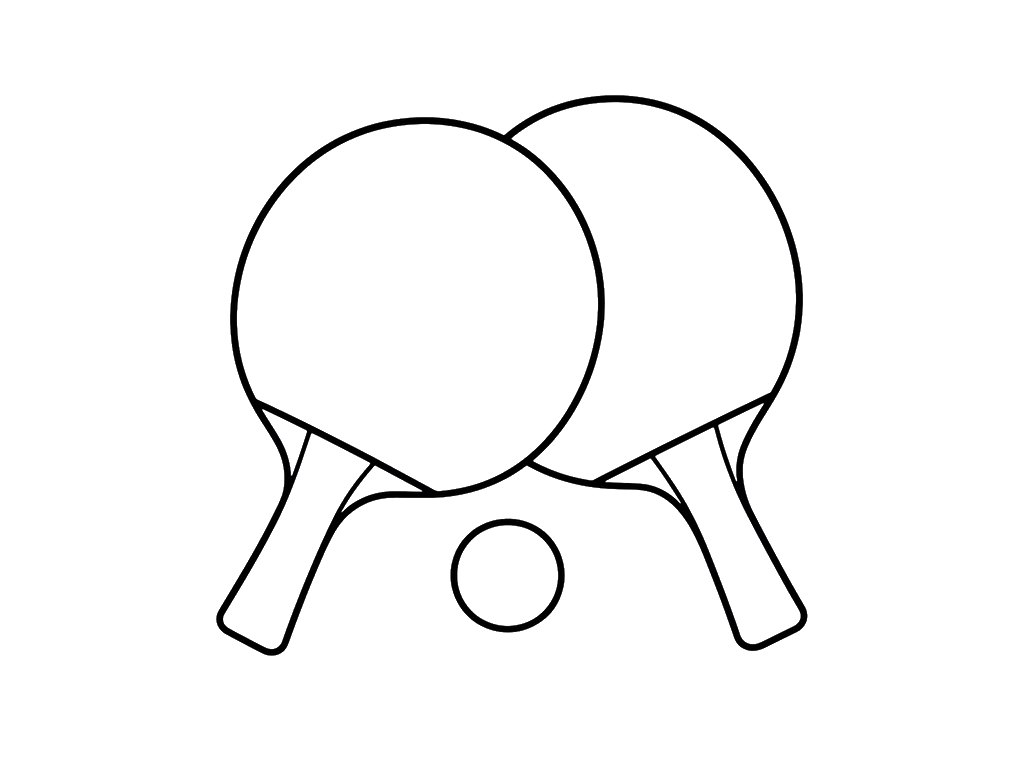
#> input picture upload/palas.png, 1024 x 768 px, found by its file name
$ python gen_trazo_palas_r47.py
#> lines starting #> are read from the running program, lines starting #| are printed output that depends on the picture
#!/usr/bin/env python3
# -*- coding: utf-8 -*-
"""
gen_trazo_palas_r47.py — r47 · REGENERA ARCANO_PALAS_TRAZO desde la NUEVA
palas.png del dueño (logo CRAZY PING PONG: texto macizo + pala + bola).

La r45 extraía el ESQUELETO de trazos finos (silueta lineal); el arte nuevo
es ARTE MACIZO (letras rellenas), así que el trazado a bolígrafo sigue el
CONTORNO (marching squares sobre el canal alfa suavizado, skimage) — el
efecto de escritura se mantiene igual: polilíneas normalizadas x −0.5..0.5,
y abajo→arriba positivo, consumidas por montaConstelacion() en c08.

Salida: reemplaza la línea `const ARCANO_PALAS_TRAZO = [...];` de
src/game/core/c08_hall_hud.js (misma convención r45, contorno en vez de
esqueleto). Sin tocar nada más.
"""
import re
import sys
from pathlib import Path

import numpy as np
from PIL import Image
from scipy.ndimage import gaussian_filter
from skimage import measure

RAIZ = Path('/home/z/my-project')
IMG = RAIZ / 'upload' / 'palas.png'
C08 = RAIZ / 'src' / 'game' / 'core' / 'c08_hall_hud.js'

EPS = 1.6          # Douglas-Peucker (px) — suaviza sin perder letra
MIN_PERIM = 26.0   # contornos más cortos se descartan (ruido del alfa)
MAX_PTS = 240      # techo de puntos por polilínea (decimado uniforme)
DEC = 4            # decimales por coordenada


def dp_simplifica(pts, eps):
    """Douglas-Peucker iterativo (pts: ndarray (N,2))."""
    n = len(pts)
    if n < 3:
        return pts
    keep = np.zeros(n, dtype=bool)
    keep[0] = keep[-1] = True
    pila = [(0, n - 1)]
    while pila:
        i0, i1 = pila.pop()
        if i1 <= i0 + 1:
            continue
        seg = pts[i1] - pts[i0]
        L = np.hypot(*seg) or 1e-9
        sub = pts[i0 + 1:i1]
        d = np.abs(np.cross(seg, sub - pts[i0])) / L
        imax = int(np.argmax(d))
        if d[imax] > eps:
            j = i0 + 1 + imax
            keep[j] = True
            pila.append((i0, j))
            pila.append((j, i1))
    return pts[keep]


def main():
    im = Image.open(IMG).convert('RGBA')
#> im is the input picture: PIL image 1024x768 RGBA; mean R, G, B, A 247.1, 247.1, 247.1, 8.5
    W, H = im.size
#> W = 1024; H = 768
    al = np.asarray(im, dtype=np.float64)[:, :, 3] / 255.0
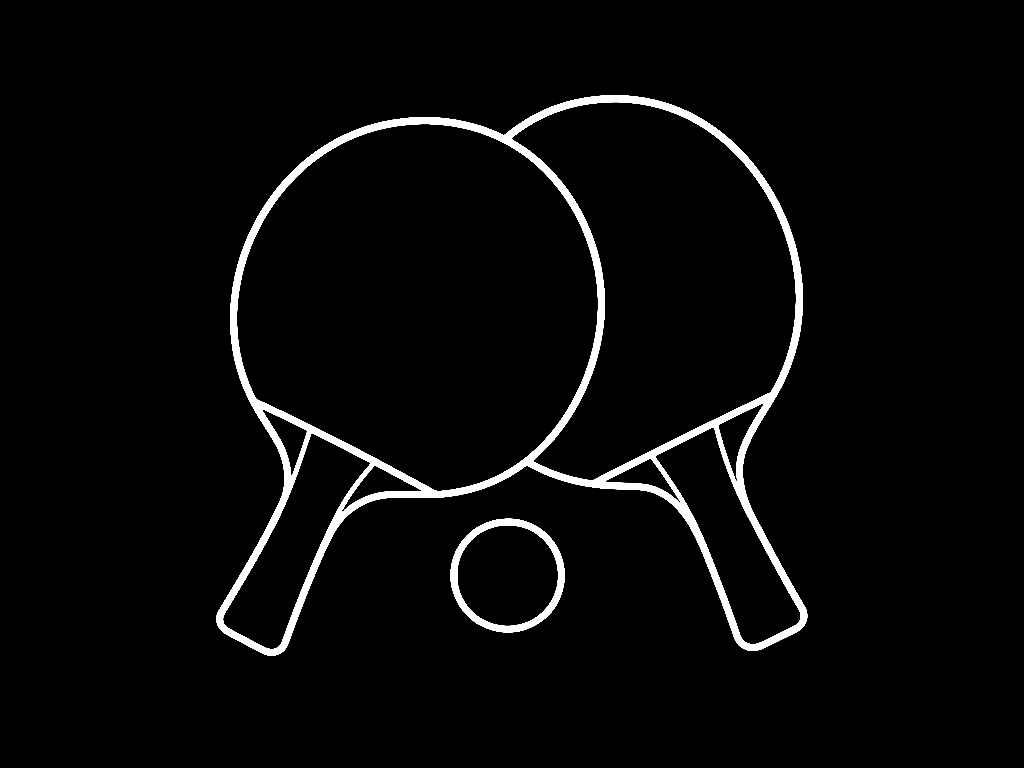
#> al: shape (768, 1024) float64; min 0, max 1, mean 0.0335
    m = gaussian_filter(al, 1.1)                 # bordes estables
    conts = measure.find_contours(m, 0.5)        # (row, col) — cerrados
#> conts = 11 point arrays, longest 2939 points
    trazos = []
    for c in conts:
        per = float(np.hypot(*np.diff(c, axis=0).T).sum())
        if per < MIN_PERIM:
            continue
        c2 = c[:-1] if len(c) > 1 and np.allclose(c[0], c[-1]) else c
        pts = dp_simplifica(c2, EPS)
        if len(pts) < 4:
            continue
        if len(pts) > MAX_PTS:                   # decimado uniforme
            idx = np.linspace(0, len(pts) - 1, MAX_PTS).round().astype(int)
            idx = np.unique(idx)
            pts = pts[idx]
        # (row, col) px → normalizado del dueño: x −0.5..0.5 · y abajo→arriba
        norm = np.stack([(pts[:, 1] / W) - 0.5, 0.5 - (pts[:, 0] / H)], axis=1)
        trazos.append((per, norm))
#> this loop made 11 passes
#> (per, n in dp_simplifica) on passes 1 to 11: (2319.4, 2938), (1141.6, 1462), (1136.5, 1456), (178.8, 228), (161.8, 208), (544, 720), (542.4, 722), (169.8, 220), (182.3, 236), (361.4, 460), (315.8, 400)
#> after the loop, trazos = 11 items
    trazos.sort(key=lambda t: -t[0])             # el trazo mayor abre la escena
    print(f'polilíneas: {len(trazos)} · puntos: {sum(len(t[1]) for t in trazos)}')
#| polilíneas: 11 · puntos: 217
    if not (8 <= len(trazos) <= 140):
        sys.exit(f'FATAL: {len(trazos)} polilíneas — fuera de rango sano')
    # — serialización compacta, MISMO formato r45 —
    partes = []
    for _, norm in trazos:
        p = '[' + ','.join('[%.*f,%.*f]' % (DEC, x, DEC, y) for x, y in norm) + ']'
        partes.append(p)
#> this loop made 11 passes
#> after the loop, partes = 11 items
    linea = 'const ARCANO_PALAS_TRAZO = [' + ','.join(partes) + '];'
#> (the run stopped early here; a loop or call above may not have finished)
